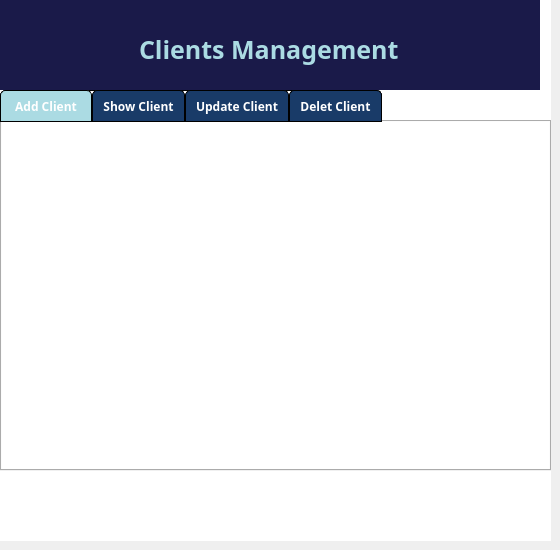
    <widget class="QWidget" name="page_1">
     <widget class="QWidget" name="widget_7" native="true">
      <property name="geometry">
       <rect>
        <x>0</x>
        <y>0</y>
        <width>551</width>
        <height>541</height>
       </rect>
      </property>
      <property name="styleSheet">
       <string notr="true">QWidget {
    background-color: white;
}</string>
      </property>
      <widget class="QTabWidget" name="tabWidget_5">
       <property name="geometry">
        <rect>
         <x>0</x>
         <y>90</y>
         <width>551</width>
         <height>381</height>
        </rect>
       </property>
       <property name="font">
        <font>
         <family>Yu Gothic UI Semibold</family>
         <weight>75</weight>
         <bold>true</bold>
        </font>
       </property>
       <property name="styleSheet">
        <string notr="true">QTabWidget {
    background-color: #f0f0f0;
}

/* Set rounded corners for the tab bar */
QTabBar {
    border-radius: 5px;
    border: 1px solid black; /* Add a 1px black border */
}

/* Increase spacing between tabs */
QTabBar::tab {
    margin-left: 0px; /* Adjust spacing as needed */
    margin-right: 0px; /* Adjust spacing as needed */
}

/* Increase tab size and add horizontal padding */
QTabBar::tab {
    min-width: 70px; /* Adjust width as needed */
    min-height: 30px; /* Adjust height as needed */
    padding: 0px 10px; /* Add 5px padding on top/bottom, 10px on left/right */
}

/* Set background color and text color for individual tabs */
QTabBar::tab {
    background-color: #193b68;
    opacity: 30%;
    color: white;
    border-top-left-radius: 5px;
    border-top-right-radius: 5px;
    border: 1px solid black; /* Add a 1px black border for each tab */
}

/* Change background and text color for selected tab */
QTabBar::tab:selected {
    background-color: #abdbe3;
    color: white;
}
</string>
       </property>
       <property name="currentIndex">
        <number>0</number>
       </property>
       <widget class="QWidget" name="tab_16">
        <attribute name="title">
         <string>Add Client</string>
        </attribute>
       </widget>
       <widget class="QWidget" name="tab_17">
        <attribute name="title">
         <string>Show Client</string>
        </attribute>
       </widget>
       <widget class="QWidget" name="tab_18">
        <attribute name="title">
         <string>Update Client</string>
        </attribute>
       </widget>
       <widget class="QWidget" name="tab_4">
        <attribute name="title">
         <string>Delet Client</string>
        </attribute>
       </widget>
      </widget>
      <widget class="QWidget" name="widget_3" native="true">
       <property name="geometry">
        <rect>
         <x>-1</x>
         <y>-1</y>
         <width>541</width>
         <height>91</height>
        </rect>
       </property>
       <property name="styleSheet">
        <string notr="true">QWidget{
background-color:#1a1a49;
}</string>
       </property>
       <widget class="QLabel" name="label_21">
        <property name="geometry">
         <rect>
          <x>140</x>
          <y>20</y>
          <width>351</width>
          <height>61</height>
         </rect>
        </property>
        <property name="font">
         <font>
          <family>Yu Gothic UI Semibold</family>
          <pointsize>-1</pointsize>
          <weight>75</weight>
          <bold>true</bold>
         </font>
        </property>
        <property name="styleSheet">
         <string notr="true">QLabel {
    color: #abdbe3;
font-size: 25px;
    font-weight: bold;
}</string>
        </property>
        <property name="frameShape">
         <enum>QFrame::NoFrame</enum>
        </property>
        <property name="text">
         <string>Clients Management</string>
        </property>
        <property name="textFormat">
         <enum>Qt::PlainText</enum>
        </property>
       </widget>
       <widget class="QLabel" name="label_22">
        <property name="geometry">
         <rect>
          <x>50</x>
          <y>20</y>
          <width>51</width>
          <height>51</height>
         </rect>
        </property>
        <property name="text">
         <string/>
        </property>
        <property name="pixmap">
         <pixmap>:/resources/client.png</pixmap>
        </property>
        <property name="scaledContents">
         <bool>true</bool>
        </property>
       </widget>
      </widget>
     </widget>
    </widget>
